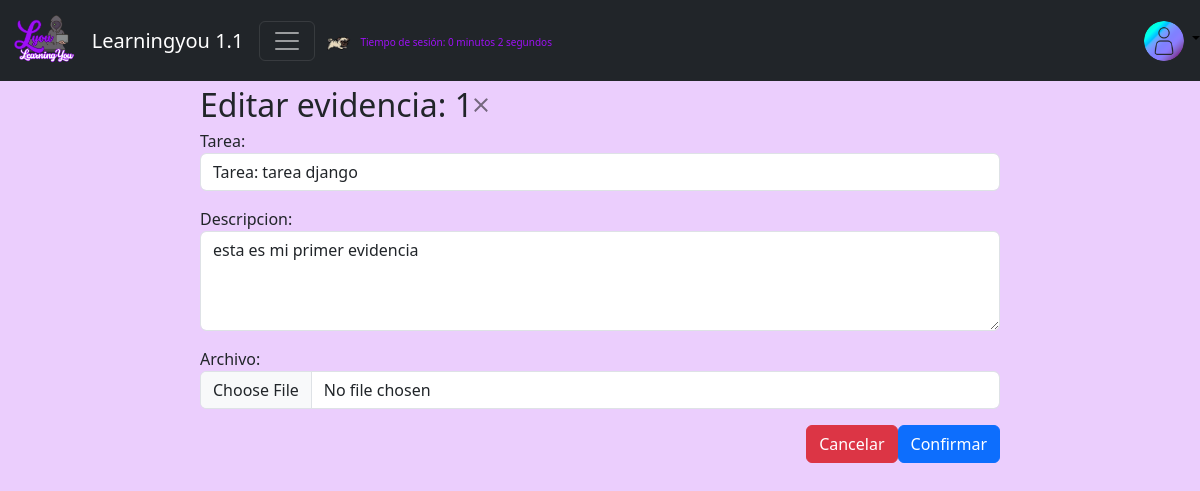
The page /cohorte/editar_evidencia/1/ (signed in) on the database its author committed.
### apps/cohorte/models.py (models this page shows, shortened)
class Evidencia(models.Model):
    id = models.AutoField(primary_key=True)
    descripcion = models.CharField('Descripcion',max_length=300, blank=False, null=False)
    archivo = models.FileField('Archivo', upload_to='evidencias/')
    tarea_id = models.ForeignKey(Tarea, on_delete=models.CASCADE)
    fecha_inicio = models.DateField('fecha de inicio', auto_now=True, auto_now_add=False)
    class Meta:
        verbose_name = 'Evidencia'
        verbose_name_plural = 'Evidencias'
        ordering = ['-id']

### apps/cohorte/views.py (the view)
# urls.py: path('editar_evidencia/<int:pk>/', login_required(ActualizarEvidencia.as_view()), name='editar_evidencia'),
class ActualizarEvidencia(UpdateView): #Editar en el front
    model = Evidencia
    form_class = EvidenciaForm
    template_name = "cohorte/evidencia/evidencia.html"
    success_url = reverse_lazy('cohorte:listar_evidencia')
    def get_context_data(self, **kwargs): #para enviar datos con el metodo post
        context = super().get_context_data(**kwargs)
        context['evidencias'] = self.form_class
        return context

### apps/cohorte/forms.py (shortened to what this page needs)
class EvidenciaForm(forms.ModelForm):
    class Meta:
        model = Evidencia
        fields = ['tarea_id','descripcion','archivo']
        labels = {
            'descripcion': 'Descripcion',
            'archivo': 'Archivo',
            'tarea_id': 'Tarea'
        }
        widgets = {
            'tarea_id': forms.Select(attrs={'class':'form-control'}),
            'descripcion': forms.Textarea(attrs={'class':'form-control','placeholder':'Indique una breve descripcion de la evidencia','style': 'height: 100px;'}),
            'archivo': forms.FileInput(attrs={'class':'form-control'}),
        }

### apps/cohorte/models.py (called while the page is built)
    def __str__(self):
        return ("Tarea: "+self.titulo)

### apps/usuario/models.py (called while the page is built)
    def __str__(self):
        return self.rol

    @property
    def is_staff(self):
        return self.usuario_administrador

### templates/cohorte/evidencia/evidencia.html (shortened to what this page needs)
{% extends "index.html" %}
{% block body %}
{% if form.errors %}
<main class="container py-2">
    <div class="alert alert-danger container mt-2">
        <strong>Error de edicion:</strong> Por favor, corrija los errores debajo.
    </div>
    <div class="card card-body bg-light">
        <h2 class="card-title">Edicion de evidencia</h2>
        <div class="card-body">
            <form action="{% url 'cohorte:editar_evidencia' object.id %}" method="POST">
                {% csrf_token %}
                {{ form.as_p }}
                <div class="card-footer text-center">
                    <a class="btn btn-danger" href="{% url 'cohorte:listar_evidencia' %}">Cancelar</a>
                    <button class="btn btn-primary" type="submit">Confirmar</button>
                </div>
            </form>
        </div>
    </div>
</main>
{% else %}
<div class="modal-dialog modal-lg" role="document">
    <div class="modal-content">
        <div class="modal-header">
            <h2 class="modal-title">Editar evidencia: {{object.id}}</h2>
            <button type="button" class="btn-close" data-bs-dismiss="modal" aria-label="Close"></button>
        </div>
        <form action="{% url 'cohorte:editar_evidencia' object.id %}" method="POST">
            <div class="modal-body">
                {{form.as_p}}
            </div>
            <div class="modal-footer">
                <button class="btn btn-danger" type="button" data-bs-dismiss="modal">Cancelar</button>
                <button class="btn btn-primary" type="submit">Confirmar</button>
            </div>
        </form>
    </div>
</div>
{% endif %}
{% endblock body %}

### static/css/styles.css (style rules this page uses)
.background-image { background-size: cover; background-position: center; background-repeat: no-repeat; }

### rows shown on the page
Evidencia: id "1", tarea_id "Tarea: tarea django", descripcion "esta es mi primer evidencia"
